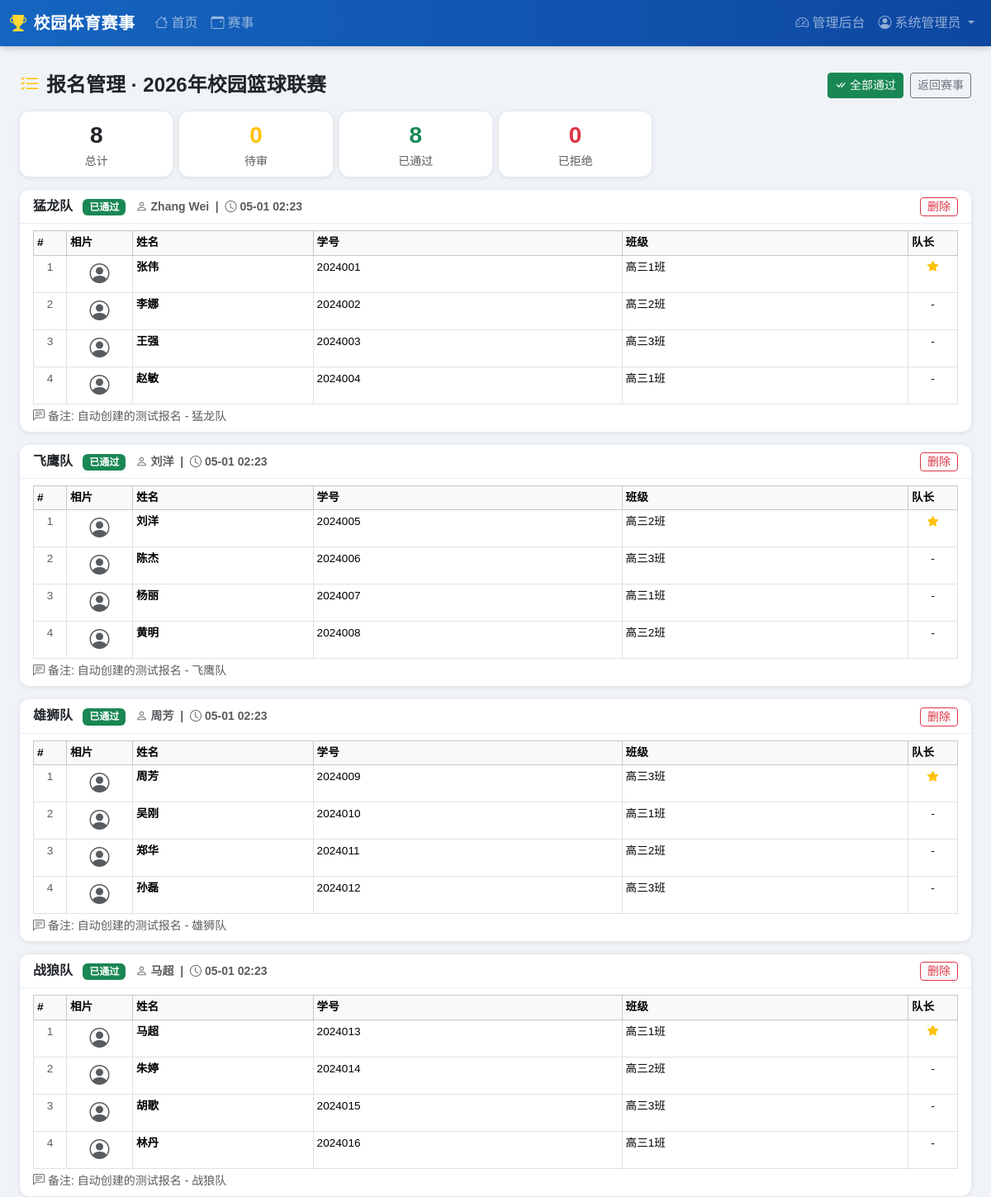
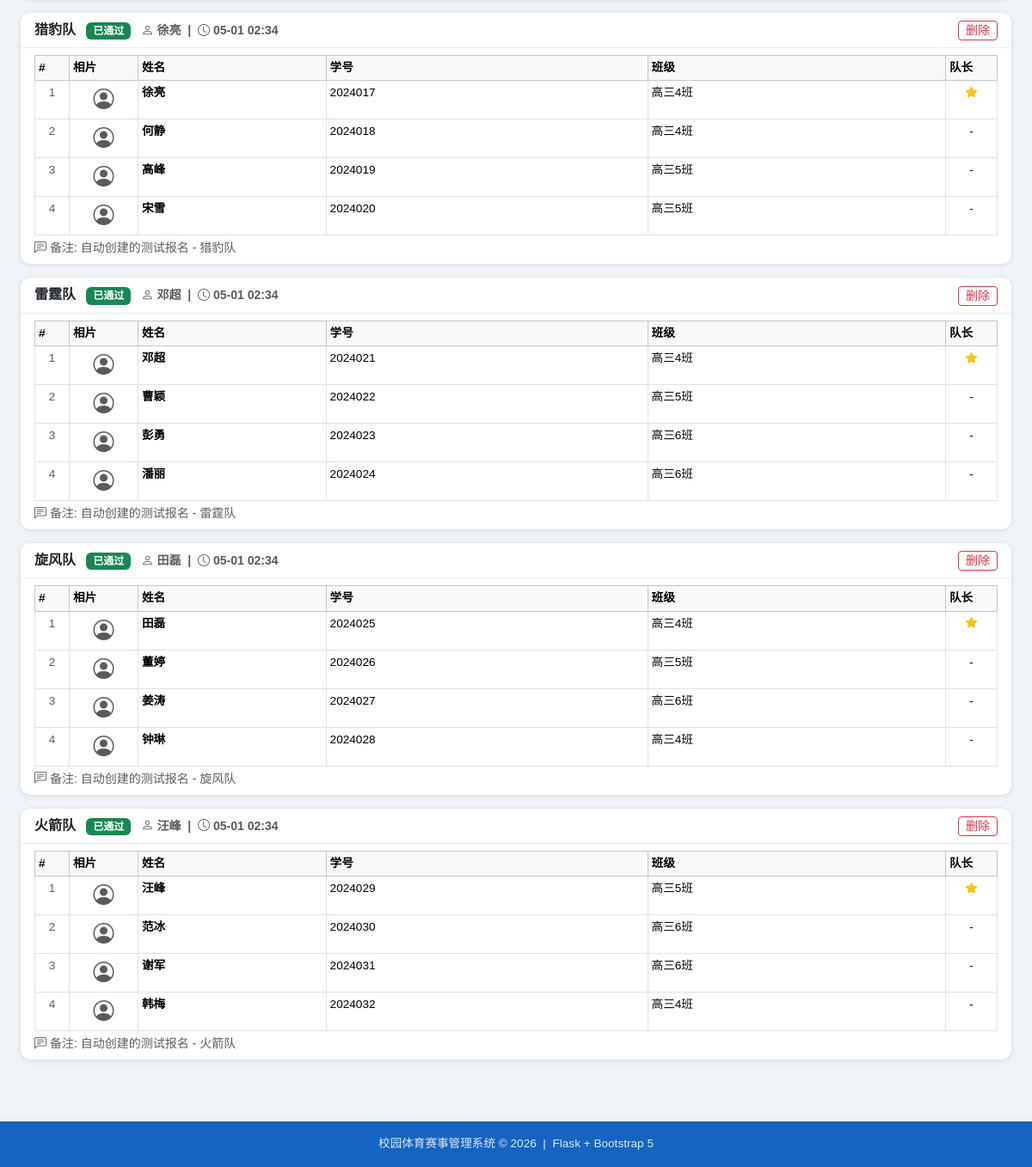
Screenshot of /competition/3/registrations (signed in) with the database file from the repository (2 pictures, top to bottom).
### app/models.py (models this page shows, shortened)
class User(UserMixin, db.Model):
    __tablename__ = 'users'
    id          = db.Column(db.Integer, primary_key=True)
    username    = db.Column(db.String(64), unique=True, nullable=False)
    email       = db.Column(db.String(120), unique=True, nullable=False)
    password_hash = db.Column(db.String(256), nullable=False)
    real_name   = db.Column(db.String(64))
    student_id  = db.Column(db.String(32))          # 学号/工号
    class_name  = db.Column(db.String(64))           # 班级/部门
    phone       = db.Column(db.String(20))
    role        = db.Column(db.String(20), default='student')
    avatar      = db.Column(db.String(200), default='')
    created_at  = db.Column(db.DateTime, default=datetime.utcnow)
    is_active_user = db.Column(db.Boolean, default=True)
    registrations = db.relationship('Registration', backref='user', lazy='dynamic')
    @property
    def is_teacher(self):
        return self.role in ('admin', 'teacher')

class Competition(db.Model):
    __tablename__ = 'competitions'
    id           = db.Column(db.Integer, primary_key=True)
    name         = db.Column(db.String(128), nullable=False)
    sport_type   = db.Column(db.String(64))          # 篮球/足球/田径/…
    comp_type    = db.Column(db.String(20), default='individual')
    format       = db.Column(db.String(20), default='round_robin')
    description  = db.Column(db.Text)
    rules        = db.Column(db.Text)
    venue        = db.Column(db.String(128))
    max_teams    = db.Column(db.Integer, default=16)
    team_size    = db.Column(db.Integer, default=1)  # 团体赛每队人数
    win_points   = db.Column(db.Integer, default=3)
    draw_points  = db.Column(db.Integer, default=1)
    loss_points  = db.Column(db.Integer, default=0)
    top_advance  = db.Column(db.Integer, default=8)
    status       = db.Column(db.String(20), default='draft')
    reg_start    = db.Column(db.DateTime)
    reg_end      = db.Column(db.DateTime)
    start_date   = db.Column(db.DateTime)
    end_date     = db.Column(db.DateTime)
    created_by   = db.Column(db.Integer, db.ForeignKey('users.id'))
    created_at   = db.Column(db.DateTime, default=datetime.utcnow)
    creator       = db.relationship('User', foreign_keys=[created_by])
    registrations = db.relationship('Registration', backref='competition', lazy='dynamic',
                                    cascade='all, delete-orphan')
    groups        = db.relationship('Group', backref='competition', lazy='dynamic',
                                    cascade='all, delete-orphan')
    matches       = db.relationship('Match', backref='competition', lazy='dynamic',
                                    cascade='all, delete-orphan')

class Registration(db.Model):
    __tablename__ = 'registrations'
    id            = db.Column(db.Integer, primary_key=True)
    competition_id= db.Column(db.Integer, db.ForeignKey('competitions.id'), nullable=False)
    user_id       = db.Column(db.Integer, db.ForeignKey('users.id'), nullable=False)
    team_name     = db.Column(db.String(64))         # 团体赛队名
    team_members  = db.Column(db.Text)
    status        = db.Column(db.String(20), default='pending')
    note          = db.Column(db.Text)
    created_at    = db.Column(db.DateTime, default=datetime.utcnow)
    @property
    def members_list(self):
        if not self.team_members:
            return []
        try:
            return json.loads(self.team_members)
        except (ValueError, TypeError):
            return []

### app/blueprints/competition.py (the view)
@comp_bp.route('/<int:cid>/registrations')
@teacher_required_comp
def manage_registrations(cid):
    comp = Competition.query.get_or_404(cid)
    regs = Registration.query.filter_by(competition_id=cid)\
        .order_by(Registration.created_at).all()
    return render_template('competition/registrations.html', comp=comp, regs=regs)

### app/__init__.py (called while the page is built)
@login_manager.user_loader
def load_user(user_id):
    return User.query.get(int(user_id))

### app/blueprints/competition.py (called while the page is built)
def teacher_required_comp(f):
    from functools import wraps
    @wraps(f)
    def decorated(*args, **kwargs):
        if not current_user.is_authenticated or not current_user.is_teacher:
            abort(403)
        return f(*args, **kwargs)
    return login_required(decorated)

### app/templates/competition/registrations.html (shortened to what this page needs)
{% extends "base.html" %}
{% block content %}
<div class="d-flex justify-content-between align-items-center mb-3">
  <h4 class="fw-bold mb-0">
    <i class="bi bi-list-check me-2 text-warning"></i>报名管理 · {{ comp.name }}
  </h4>
  <div class="d-flex gap-2">
    <form method="post" action="{{ url_for('competition.approve_all', cid=comp.id) }}">
      <button class="btn btn-success btn-sm" onclick="return confirm('批量通过所有待审报名？')">
        <i class="bi bi-check-all me-1"></i>全部通过
      </button>
    </form>
    <a href="{{ url_for('competition.detail', cid=comp.id) }}" class="btn btn-outline-secondary btn-sm">返回赛事</a>
  </div>
</div>
<div class="row g-2 mb-3">
  {% set pending = regs|selectattr('status','eq','pending')|list|length %}
  {% set approved = regs|selectattr('status','eq','approved')|list|length %}
  {% set rejected = regs|selectattr('status','eq','rejected')|list|length %}
  <div class="col-4 col-md-2"><div class="card text-center p-2"><div class="fs-3 fw-bold">{{ regs|length }}</div><div class="small text-muted">总计</div></div></div>
  <div class="col-4 col-md-2"><div class="card text-center p-2"><div class="fs-3 fw-bold text-warning">{{ pending }}</div><div class="small text-muted">待审</div></div></div>
  <div class="col-4 col-md-2"><div class="card text-center p-2"><div class="fs-3 fw-bold text-success">{{ approved }}</div><div class="small text-muted">已通过</div></div></div>
  <div class="col-4 col-md-2"><div class="card text-center p-2"><div class="fs-3 fw-bold text-danger">{{ rejected }}</div><div class="small text-muted">已拒绝</div></div></div>
</div>
{% for r in regs %}
<div class="card mb-3">
  <div class="card-header d-flex justify-content-between align-items-center py-2">
    <div>
      <strong>{{ r.team_name or r.user.real_name or r.user.username }}</strong>
      <span class="badge bg-{% if r.status=='approved' %}success{% elif r.status=='pending' %}warning text-dark{% else %}danger{% endif %} ms-2">
        {{ {'approved':'已通过','pending':'待审核','rejected':'已拒绝'}.get(r.status, r.status) }}
      </span>
      <span class="text-muted small ms-2">
        <i class="bi bi-person me-1"></i>{{ r.user.real_name or r.user.username }}
        &nbsp;|&nbsp; <i class="bi bi-clock me-1"></i>{{ r.created_at.strftime('%m-%d %H:%M') }}
      </span>
    </div>
    <div>
      <form method="post" action="{{ url_for('competition.delete_reg', cid=comp.id, rid=r.id) }}" class="d-inline"
            onsubmit="return confirm('确认删除此报名？')">
        <button class="btn btn-sm btn-outline-danger py-0">删除</button>
      </form>
    </div>
  </div>
  <div class="card-body py-2">
    {% set members = r.members_list %}
    {% if members %}
    <div class="table-responsive">
      <table class="table table-sm table-bordered mb-0" style="font-size:.85rem">
        <thead class="table-light">
          <tr>
            <th style="width:40px">#</th>
            <th style="width:80px">相片</th>
            <th>姓名</th>
            <th>学号</th>
            <th>班级</th>
            <th style="width:60px">队长</th>
          </tr>
        </thead>
        <tbody>
          {% for m in members %}
          <tr>
            <td class="text-center text-muted">{{ loop.index }}</td>
            <td class="text-center">
              {% if m.photo %}
              <img src="{{ url_for('static', filename=m.photo) }}" alt="{{ m.name }}" style="max-height:40px" class="rounded">
              {% else %}
              <i class="bi bi-person-circle text-muted" style="font-size:1.5rem"></i>
              {% endif %}
            </td>
            <td class="fw-semibold">{{ m.name or '-' }}</td>
            <td>{{ m.student_id or '-' }}</td>
            <td>{{ m.class_name or '-' }}</td>
            <td class="text-center">
              {% if m.is_captain %}
              <i class="bi bi-star-fill text-warning"></i>
              {% else %}
              -
              {% endif %}
            </td>
          </tr>
          {% endfor %}
        </tbody>
      </table>
    </div>
    {% else %}
    <div class="text-muted small">
      <i class="bi bi-person me-1"></i>{{ r.user.real_name or r.user.username }}
      &nbsp;|&nbsp; {{ r.user.student_id or '-' }}
      &nbsp;|&nbsp; {{ r.user.class_name or '-' }}
    </div>
    {% endif %}
    {% if r.note %}
    <div class="text-muted small mt-1"><i class="bi bi-chat-left-text me-1"></i>备注: {{ r.note }}</div>
    {% endif %}
  </div>
</div>
{% else %}
<div class="card"><div class="card-body text-center text-muted py-4">暂无报名记录</div></div>
{% endfor %}
{% endblock %}

### app/templates/base.html (shortened to what this page needs)
<!DOCTYPE html>
<html lang="zh-CN">
<head>
  <link href="https://cdn.bootcdn.net/ajax/libs/bootstrap/5.3.2/css/bootstrap.min.css" rel="stylesheet">
  <link href="https://cdn.bootcdn.net/ajax/libs/bootstrap-icons/1.11.3/font/bootstrap-icons.min.css" rel="stylesheet">
</head>
<body>
<nav class="navbar navbar-dark navbar-expand-lg">
  <div class="container-fluid">
    <a class="navbar-brand" href="{{ url_for('main.index') }}">
      <i class="bi bi-trophy-fill me-2" style="color:#fdd835"></i>校园体育赛事
    </a>
    <div class="collapse navbar-collapse" id="navMenu">
      <ul class="navbar-nav me-auto">
        <li class="nav-item"><a class="nav-link" href="{{ url_for('main.index') }}"><i class="bi bi-house me-1"></i>首页</a></li>
        <li class="nav-item"><a class="nav-link" href="{{ url_for('competition.list_comps') }}"><i class="bi bi-calendar-event me-1"></i>赛事</a></li>
      </ul>
      <ul class="navbar-nav">
        {% if current_user.is_authenticated %}
          {% if current_user.is_teacher %}
          <li class="nav-item">
            <a class="nav-link" href="{{ url_for('admin.dashboard') }}"><i class="bi bi-speedometer2 me-1"></i>管理后台</a>
          </li>
          {% endif %}
          <li class="nav-item dropdown">
            <a class="nav-link dropdown-toggle" href="#" data-bs-toggle="dropdown">
              <i class="bi bi-person-circle me-1"></i>{{ current_user.real_name or current_user.username }}
            </a>
          </li>
        {% else %}
          <li class="nav-item"><a class="nav-link" href="{{ url_for('auth.login') }}"><i class="bi bi-box-arrow-in-right me-1"></i>登录</a></li>
          <li class="nav-item"><a class="nav-link" href="{{ url_for('auth.register') }}"><i class="bi bi-person-plus me-1"></i>注册</a></li>
        {% endif %}
      </ul>
    </div>
  </div>
</nav>
<div class="container-fluid px-3 pt-2">
</div>
<div class="d-flex">
  <div class="main-content">
    {% block content %}{% endblock %}
  </div>
</div>
<footer class="text-center">
  <div class="container">校园体育赛事管理系统 &copy; {{ now.year }} &nbsp;|&nbsp; Flask + Bootstrap 5</div>
</footer>
</body>
</html>

### app/templates/base.html (style rules this page uses)
:root { --primary: #1565c0; --accent: #f57c00; --sidebar-width: 220px; }
body { background: #f0f4f8; font-family: 'Microsoft YaHei', sans-serif; }
.navbar-brand { font-weight: 700; font-size: 1.25rem; letter-spacing:.5px; }
.navbar { background: linear-gradient(90deg, #1565c0 0%, #0d47a1 100%); box-shadow:0 2px 8px rgba(0,0,0,.2); }
.main-content { flex: 1; padding: 1.5rem; min-width: 0; }
.card { border: none; box-shadow: 0 1px 6px rgba(0,0,0,.1); border-radius: 12px; }
.card-header { background: #fff; border-bottom: 1px solid #e8edf2; font-weight:600; border-radius:12px 12px 0 0 !important; }
footer { background:#1565c0; color:rgba(255,255,255,.85); padding:1rem 0; margin-top:2rem; font-size:.85rem; }

### rows the page displays
User: real_name "系统管理员"
Competition: name "2026年校园篮球联赛"
Registration: team_name "猛龙队", status "已通过", user "Zhang Wei", created_at "05-01 02:23", name "张伟" "李娜" "王强" "赵敏", student_id "2024001" "2024002" "2024003" "2024004", class_name "高三1班" "高三2班" "高三3班" "高三1班", note "自动创建的测试报名 - 猛龙队"
Registration: team_name "飞鹰队", status "已通过", user "刘洋", created_at "05-01 02:23", name "陈杰" "杨丽" "黄明", student_id "2024006" "2024007" "2024008", class_name "高三3班" "高三1班" "高三2班", note "自动创建的测试报名 - 飞鹰队"
User: real_name "刘洋", student "2024005", class_name "高三2班"
Registration: team_name "雄狮队", status "已通过", user "周芳", created_at "05-01 02:23", name "吴刚" "郑华" "孙磊", student_id "2024010" "2024011" "2024012", class_name "高三1班" "高三2班" "高三3班", note "自动创建的测试报名 - 雄狮队"
User: real_name "周芳", student "2024009", class_name "高三3班"
Registration: team_name "战狼队", status "已通过", user "马超", created_at "05-01 02:23", name "朱婷" "胡歌" "林丹", student_id "2024014" "2024015" "2024016", class_name "高三2班" "高三3班" "高三1班", note "自动创建的测试报名 - 战狼队"
User: real_name "马超", student "2024013", class_name "高三1班"
Registration: team_name "猎豹队", status "已通过", user "徐亮", created_at "05-01 02:34", name "何静" "高峰" "宋雪", student_id "2024018" "2024019" "2024020", class_name "高三4班" "高三5班" "高三5班", note "自动创建的测试报名 - 猎豹队"
User: real_name "徐亮", student "2024017", class_name "高三4班"
Registration: team_name "雷霆队", status "已通过", user "邓超", created_at "05-01 02:34", name "曹颖" "彭勇" "潘丽", student_id "2024022" "2024023" "2024024", class_name "高三5班" "高三6班" "高三6班", note "自动创建的测试报名 - 雷霆队"
User: real_name "邓超", student "2024021", class_name "高三4班"
Registration: team_name "旋风队", status "已通过", user "田磊", created_at "05-01 02:34", name "董婷" "姜涛" "钟琳", student_id "2024026" "2024027" "2024028", class_name "高三5班" "高三6班" "高三4班", note "自动创建的测试报名 - 旋风队"
User: real_name "田磊", student "2024025", class_name "高三4班"
Registration: team_name "火箭队", status "已通过", user "汪峰", created_at "05-01 02:34", name "范冰" "谢军" "韩梅", student_id "2024030" "2024031" "2024032", class_name "高三6班" "高三6班" "高三4班", note "自动创建的测试报名 - 火箭队"
User: real_name "汪峰", student "2024029", class_name "高三5班"

### other values shown
{{ regs|length }} "8"
{{ pending }} "0"
{{ approved }} "8"
{{ rejected }} "0"
